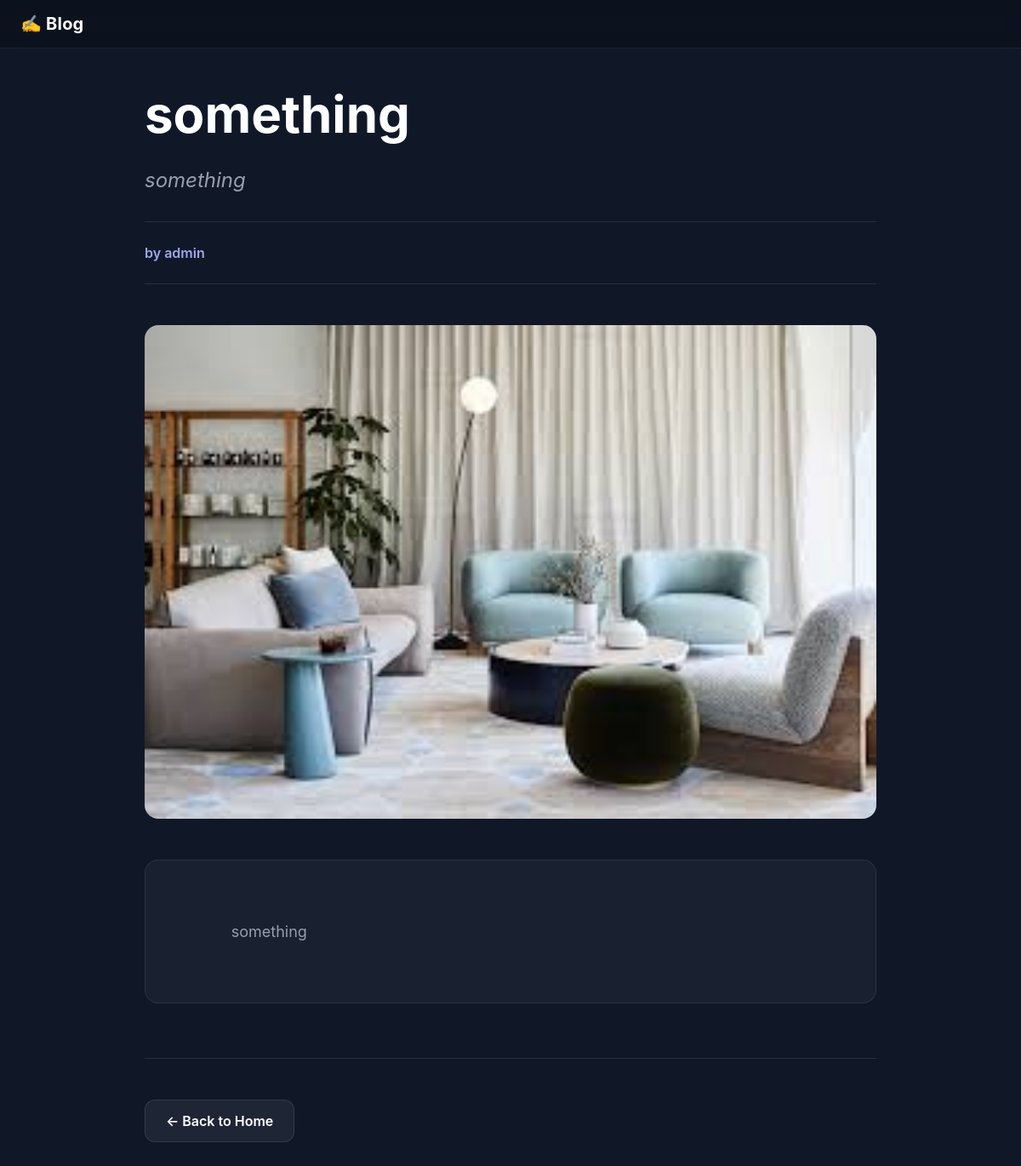
The page /article/5/ on the database its author committed.
### articles/models.py (models this page shows, shortened)
class Article ( models.Model ) :
    title = models.CharField ( max_length=150 )
    summary = models.CharField ( max_length=50, blank=True )
    body = models.TextField ()
    photo = models.ImageField ( upload_to='images/', blank=True )
    author = models.ForeignKey (
        get_user_model (),
        on_delete=models.CASCADE
    )

### accounts/models.py (models this page shows, shortened)
class User ( AbstractUser, PermissionsMixin ) :
    email = models.EmailField ( blank=True, null=True )
    age = models.PositiveIntegerField ( null=True, blank=True )
    phone_number = models.CharField ( unique=True, max_length=15, blank=True, null=True )
    address = models.CharField ( max_length=150, blank=True, null=True )
    birth_date = models.DateTimeField ( blank=True, null=True )
    objects = UserManager ()
    USERNAME_FIELD = 'username'
    REQUIRED_FIELDS = []

### articles/views.py (the view)
class ArticleDetailView ( DetailView ) :
    model = Article
    template_name = 'Article/article_detail.html'
    context_object_name = 'article'

### templates/Article/article_detail.html (shortened to what this page needs)
<!DOCTYPE html>
<html lang="en">
<head>
    <script src="https://cdn.tailwindcss.com"></script>
    <link rel="stylesheet" href="https://rsms.me/inter/inter.css">
</head>
<body class="font-sans bg-[oklch(21%_0.034_264.665)] text-white min-h-screen">
<nav class="sticky top-0 z-10 flex items-center justify-between px-6 py-3.5 bg-black/25 backdrop-blur-[10px] border-b border-white/[0.08]">
    <a href="{% url 'home' %}"
       class="flex items-center gap-2.5 font-bold text-xl tracking-[0.2px] text-white no-underline">
        ✍️ Blog
    </a>
</nav>
<article class="py-10 px-5 max-w-[900px] mx-auto">
    <header class="mb-12">
        <h1 class="text-6xl font-bold mb-6 leading-tight">
            {{ article.title }}
        </h1>
        {% if article.summary %}
        <p class="text-2xl text-[oklch(70%_.022_261.325)] mb-8 italic">
            {{ article.summary }}
        </p>
        {% endif %}
        <div class="flex items-center gap-5 py-6 border-y border-white/10">
                <span class="text-[oklch(75%_.10_277)] font-semibold">
                    by {{ article.author.username }}
                </span>
        </div>
    </header>
    {% if article.photo %}
    <div class="mb-12 rounded-2xl overflow-hidden">
        <img src="{{ article.photo.url }}" alt="{{ article.title }}" class="w-full h-auto">
    </div>
    {% endif %}
    <div class="mb-16">
        <div class="bg-white/[0.04] border border-white/[0.08] rounded-2xl p-10 text-lg leading-relaxed text-[oklch(70%_.022_261.325)] whitespace-pre-wrap">
            {{ article.body }}
        </div>
    </div>
    <div class="flex flex-wrap gap-3 pt-12 border-t border-white/10">
        <a href="{% url 'home' %}"
           class="px-6 py-3 bg-white/[0.06] border border-white/10 text-white rounded-xl font-semibold hover:bg-white/[0.08] transition-all duration-200 no-underline">
            ← Back to Home
        </a>
    </div>
</article>
</body>
</html>

### rows shown on the page
Article: title "something", summary "something", author.username "admin", photo (picture), body "something"
